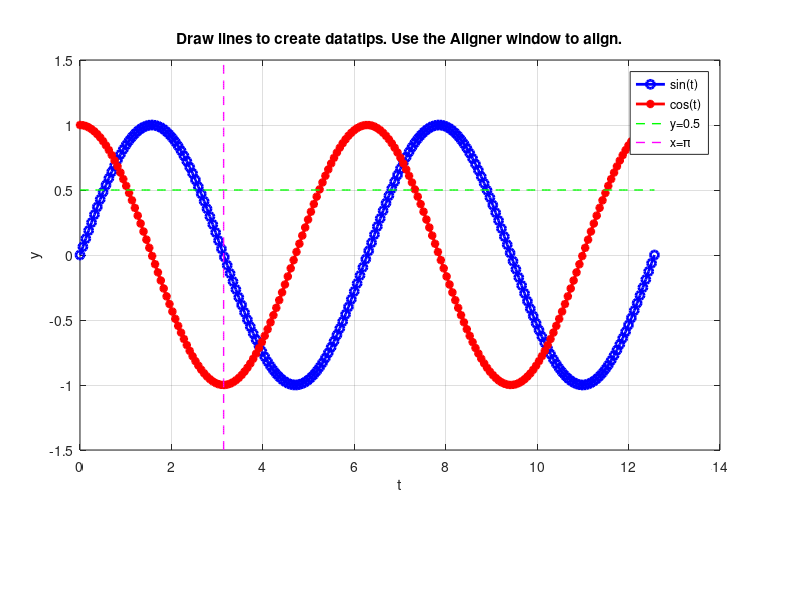

Write the MATLAB code that produced this figure. (Note: this script raises an error after producing the figure.)
function demo_standalone()
clc; fprintf(['Draw lines to create datatips.\n' ...
              'In the Aligner: tick X or Y on two rows (first=mover, second=target).\n' ...
              'Click "Save CSV" to export SignalName, Index, X, Y.\n']);

f = figure('Name','DataTip Tool + Aligner','Position',[100 100 1000 700]);
ax = axes('Parent',f,'Position',[0.10 0.25 0.80 0.65]);

t = linspace(0,4*pi,200);
plot(ax, t, sin(t), 'b-o', 'LineWidth', 2, 'DisplayName', 'sin(t)'); hold(ax,'on');
plot(ax, t, cos(t), 'r-*', 'LineWidth', 2, 'DisplayName', 'cos(t)');
plot(ax, t, 0.5*ones(size(t)), 'g--', 'LineWidth', 1, 'DisplayName', 'y=0.5');
plot(ax, pi*ones(size(t)), linspace(-1.5,1.5,length(t)), 'm--', 'LineWidth', 1, 'DisplayName', 'x=\pi');
grid(ax,'on'); xlabel(ax,'t'); ylabel(ax,'y');
title(ax,'Draw lines to create datatips. Use the Aligner window to align.'); legend(ax,'Location','best');

tool = InteractiveDataTipTool(ax);
tool.setEnabled(true);
tool.openAligner();
end
